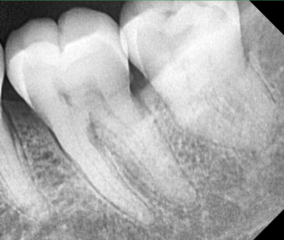
#> input picture Dataset/0-20/thumbnail_2.png, 284 x 240 px, found by its file name
$ jupyter execute --allow-errors GradProj.ipynb
#> lines starting #> are read from the running program, lines starting #| are printed output that depends on the picture; after the words box and inside, x2 and y2 are one past the last pixel; in counts of white or black regions, pixels touching at a corner belong together; long printed decimals are rounded
# Preprocessing images

# 1 - import dependnces

[cell 1]
import cv2
import cv2 as cv
from matplotlib import pyplot as plt
import numpy as np
import imageio
import os
import scipy.ndimage as ndi
from scipy import ndimage

[cell 2]
DIR = "Research Papers/Dataset/New Folder"
num_imgs = 9

#> (the rest of this cell did not finish here and is left out)

images have different sizes and different resultions . some of them noisy and some of them clear and some of them too bright

GOAL : to make a preprocessing pipeline to protrude features and have less error in the model

# 2- Try on one Example different transformations

[cell 3]
# read an image from a path?
ray = cv2.imread("Dataset/First50/thumbnail_2.png")
#> ray is the input picture: shape (240, 284, 3); mean B, G, R 173.4, 173.4, 173.3

# Trying to remove black background

[cell 4]
# # Convert image to image gray
# tmp = cv2.cvtColor(xray, cv2.COLOR_BGR2GRAY)

# # Applying thresholding technique
# _, alpha = cv2.threshold(tmp, 0, 255, cv2.THRESH_BINARY)

# # Using cv2.split() to split channels
# # of coloured image
# b, g, r = cv2.split(xray)

# # Making list of Red, Green, Blue
# # Channels and alpha
# rgba = [b, g, r, alpha]

# # Using cv2.merge() to merge rgba
# # into a coloured/multi-channeled image
# xray = cv2.merge(rgba, 4)

# plt.imshow(xray, cmap="gray")
# plt.axis("off")
# plt.show()

## Grayscale and Equalize the images
### TODO: resize all images to have the same size

[cell 5]
ray = cv2.cvtColor(ray,cv2.COLOR_BGR2RGB)

[cell 6]
ray.dtype

[cell 7]
# xray = cv2.bilateralFilter(xray, 5, 75.0,75.0)
xrayGRAY= cv2.cvtColor(ray, cv2.COLOR_RGB2GRAY)
#####################################################
xraybi = cv2.bilateralFilter(xrayGRAY, 5, 75.0,75.0)
#####################################################
xraygaus = cv2.GaussianBlur(xrayGRAY,(5,5),1)
#####################################################
#SHARPENING
kernel = np.array([[-1,-1,-1], [-1,9,-1], [-1,-1,-1]])
# Apply the sharpening kernel to the image using filter2D
xraySHARP = cv2.filter2D(xrayGRAY, -1, kernel)
#####################################################
xraySHARPnGAUS =cv2.GaussianBlur(xraySHARP,(5,5),1)

# Applying Contrast Limited Adaptive Histogram Equalization (CLAHE) & regular historam equalization algorithms to the image

**Contrast Limited Adaptive Histogram Equalization (CLAHE)** to equalize images. CLAHE is a variant of **Adaptive histogram equalization (AHE)** which takes care of over-amplification of the contrast. CLAHE operates on small regions in the image, called tiles, rather than the entire image. The neighboring tiles are then combined using bilinear interpolation to remove the artificial boundaries.
This algorithm can be applied to improve the contrast of images.

We can also apply CLAHE to color images, where usually it is applied on the luminance channel and the results after equalizing only the luminance channel of an HSV image are much better than equalizing all the channels of the BGR image.
In this tutorial, we are going to learn how to apply CLAHE and process a given input image for histogram equalization.

When applying CLAHE, there are two parameters to be remembered:
- clipLimit – This parameter sets the threshold for contrast limiting. The default value is 40.
- tileGridSize – This sets the number of tiles in the row and column. By default this is 8×8. It is used while the image is divided into tiles for applying CLAHE.


[cell 8]
# The declaration of CLAHE
# clipLimit -> Threshold for contrast limiting
xray_image= cv2.equalizeHist(xraybi)
clahe = cv2.createCLAHE(clipLimit = 3,tileGridSize = (5, 5))
clahe_final = clahe.apply(xraygaus)
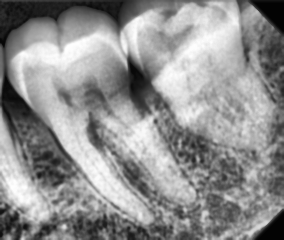
#> clahe_final: shape (240, 284); min 3, max 255, mean 144

[cell 9]
# [5 lines of commented-out code are left out]
import cv2
# globbing utility.
import glob
# select the path
path = "Dataset/First50/*.png*"
for bb,images in enumerate (sorted((glob.glob(path)),key=os.path.getmtime),start=1):

    img = cv2.imread(images)
    img = cv2.cvtColor(img, cv2.COLOR_BGR2GRAY)

    # #configure CLAHE
    clahe = cv2.createCLAHE(clipLimit=3,tileGridSize=(8,8))
    img = clahe.apply(img)
    img =cv2.GaussianBlur(img,(5,5),1)

    # #0 to 'L' channel, 1 to 'a' channel, and 2 to 'b' channel
    # img[:,:,0] = clahe.apply(img[:,:,0])

    # img = cv2.cvtColor(img, cv2.COLOR_BGR2RGB)

    img=cv2.imwrite("Dataset/output/thumbnail_{}.png".format(bb),img)

[cell 10]
import pandas as pd
#> (the rest of this cell did not finish here and is left out)

#> (a cell that did not finish here is left out)

#> (a cell that did not finish here is left out)

[cell 13]
path = "Dataset/First50/*.png*"
for bb,images in enumerate (sorted((glob.glob(path)),key=os.path.getmtime),start=1):
    print(images)

[cell 14]
fig , axes =plt.subplots(2,4,figsize=(20,20))
axes[0][0].imshow(ray)
axes[0][0].set_title("Original Image")

axes[0][1].imshow(xray_image,cmap='gray')
axes[0][1].set_title("Normal Histogram Equalized Image")

axes[0][2].imshow(clahe_final,cmap='gray')
axes[0][2].set_title("CLAHE")

axes[0][3].imshow(xraySHARPnGAUS,cmap='gray')
axes[0][3].set_title("Sharpening and then blurring")

#----------------------------------------------------------------------
axes[1][0].imshow(xraygaus,cmap='gray')
axes[1][0].set_title("Original Image (gaus)")

axes[1][1].imshow(xraybi,cmap='gray')
axes[1][1].set_title("Original Image (bilateral)")

axes[1][2].imshow(xrayGRAY,cmap='gray')
axes[1][2].set_title("Original Image GRAY")

axes[1][3].imshow(xraySHARP,cmap='gray')
axes[1][3].set_title("Original Image Sharpened")
plt.axis('off')
plt.show()

## Plotting the pixle Intensity distribution of the images

[cell 15]
pixel_intensity_orig = ndimage.histogram(ray, min=np.min(ray), max=np.max(ray), bins=256)
#> pixel_intensity_orig = 256 values, max 2889 at index 0, min 0 at index 1, mean 798.8
pixel_intensity_hist = ndimage.histogram(xray_image, min=np.min(xray_image), max=np.max(xray_image), bins=256)
#> pixel_intensity_hist = 256 values, max 926 at index 0, min 0 at index 29, mean 266.2
pixel_intensity_clahe = ndimage.histogram(clahe_final, min=np.min(clahe_final), max=np.max(clahe_final), bins=256)
#> pixel_intensity_clahe = 256 values, max 757 at index 0, min 0 at index 1, mean 266.2

[cell 16]
ig , axes =plt.subplots(1,3,figsize=(20,5))
axes[0].plot(pixel_intensity_orig)
axes[0].set_title("Original Image")
axes[1].plot(pixel_intensity_hist)
axes[1].set_title("Normal Histogram Equalized Image")
axes[2].plot(pixel_intensity_clahe)
axes[2].set_title("CLAHE")
plt.show()
#> figure, not shown here; panel 1: curve peaks at x = 0, y = 2889; panel 2: curve peaks at x = 0, y = 926; panel 3: curve peaks at x = 0, y = 757

# Trying Laplacian-Gaussian Edge detection
## a common technique used to extract features from an image , if features are visible then this means it will be visible to the model

[cell 17]
xray_image_laplace_gaussian = ndimage.gaussian_laplace(clahe_final, sigma=1)

[cell 18]
fig, axes = plt.subplots(nrows=1, ncols=2, figsize=(10, 10))

axes[0].set_title("Original")
axes[0].imshow(clahe_final, cmap="gray")
axes[1].set_title("Laplacian-Gaussian (edges)")
axes[1].imshow(xray_image_laplace_gaussian, cmap="gray")
for i in axes:
    i.axis("off")
plt.show()

# Sobel filter

[cell 19]
laplacian = cv.Laplacian(clahe_final,cv.CV_64F)
sobelx = cv.Sobel(clahe_final, cv.CV_64F ,1,0,ksize=5)
sobely = cv.Sobel(clahe_final, cv.CV_64F ,0,1,ksize=5)
sobel = sobelx+sobely


fig, axes = plt.subplots(nrows=1, ncols=5, figsize=(20, 20))

axes[0].set_title("Original")
axes[0].imshow(clahe_final, cmap="gray")

axes[1].set_title("Laplacian")
axes[1].imshow(laplacian, cmap="gray")

axes[2].set_title('Sobel X')
axes[2].imshow(sobelx,cmap = 'gray')

axes[3].set_title("Sobel Y")
axes[3].imshow(sobely,cmap = 'gray')

axes[4].set_title("Sobel Combined")
axes[4].imshow(sobel,cmap = 'gray')

for i in axes:
    i.axis("off")
plt.show()

# CO-OCCURENCE MATRIX

# Canny edge detection

[cell 20]
edges = cv.Canny(clahe_final,50,150)
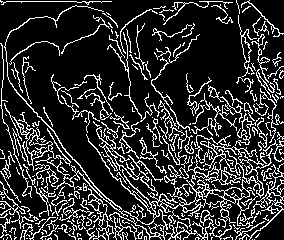
#> edges: shape (240, 284); 18.7% white in thin lines or dots
# [4 lines of commented-out code are left out]


fig, axes = plt.subplots(nrows=1, ncols=2, figsize=(20, 20))

axes[0].set_title("Original")
axes[0].imshow(clahe_final, cmap="gray")

axes[1].set_title("Edge Image")
axes[1].imshow(edges, cmap="CMRmap")

[cell 21]
x_sobel = ndimage.sobel(clahe_final, axis=0)
y_sobel = ndimage.sobel(clahe_final, axis=1)
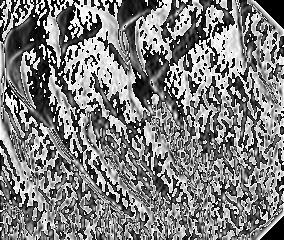
#> y_sobel: shape (240, 284); min 0, max 255, mean 127.1

xray_image_sobel = np.hypot(x_sobel, y_sobel)
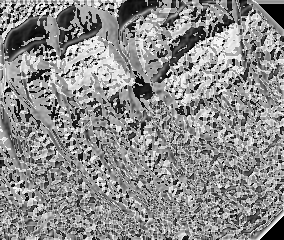
#> xray_image_sobel: shape (240, 284) float16; min 0, max 360.5, mean 198.9; drawn with min black and max white

xray_image_sobel *= 255.0 / np.max(xray_image_sobel)

[cell 22]
print("The data type - before: ", xray_image_sobel.dtype)
#| The data type - before:  float16

xray_image_sobel = xray_image_sobel.astype("float32")

print("The data type - after: ", xray_image_sobel.dtype)
#| The data type - after:  float32

[cell 23]
fig, axes = plt.subplots(nrows=1, ncols=3, figsize=(15, 15))

axes[0].set_title("Original")
axes[0].imshow(xray_image, cmap="gray")
axes[1].set_title("Sobel (edges) - grayscale")
axes[1].imshow(xray_image_sobel, cmap="gray")
axes[2].set_title("Sobel (edges) - CMRmap")
axes[2].imshow(xray_image_sobel, cmap="CMRmap")
for i in axes:
    i.axis("off")
plt.show()

[cell 24]
fourier_gaussian = ndimage.fourier_gaussian(clahe_final, sigma=0.05)

x_prewitt = ndimage.prewitt(fourier_gaussian, axis=0)
y_prewitt = ndimage.prewitt(fourier_gaussian, axis=1)

xray_image_canny = np.hypot(x_prewitt, y_prewitt)
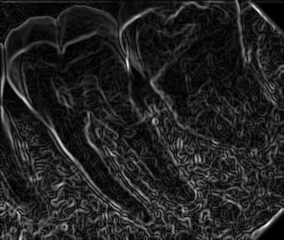
#> xray_image_canny: shape (240, 284) float64; min 2.84e-05, max 413.1, mean 56; drawn with min black and max white

xray_image_canny *= 255.0 / np.max(xray_image_canny)

print("The data type - ", xray_image_canny.dtype)
#| The data type -  float64

[cell 25]
fig, axes = plt.subplots(nrows=1, ncols=4, figsize=(20, 15))

axes[0].set_title("Original")
axes[0].imshow(xray_image, cmap="gray")
axes[1].set_title("Canny (edges) - prism")
axes[1].imshow(xray_image_canny, cmap="prism")
axes[2].set_title("Canny (edges) - nipy_spectral")
axes[2].imshow(xray_image_canny, cmap="nipy_spectral")
axes[3].set_title("Canny (edges) - terrain")
axes[3].imshow(xray_image_canny, cmap="terrain")
for i in axes:
    i.axis("off")
plt.show()

[cell 26]
print("The data type of the X-ray image is: ", xray_image.dtype)
#| The data type of the X-ray image is:  uint8
print("The minimum pixel value is: ", np.min(xray_image))
#| The minimum pixel value is:  0
print("The maximum pixel value is: ", np.max(xray_image))
#| The maximum pixel value is:  255
print("The average pixel value is: ", np.mean(xray_image))
#| The average pixel value is:  126.927
print("The median pixel value is: ", np.median(xray_image))
#| The median pixel value is:  127.0

[cell 27]
pixel_intensity_distribution = ndimage.histogram(clahe_final, min=np.min(clahe_final), max=np.max(clahe_final), bins=256)
#> pixel_intensity_distribution has the same summary as pixel_intensity_clahe

plt.plot(pixel_intensity_distribution)
plt.title("Pixel intensity distribution")
plt.show()
#> figure, not shown here; curve peaks at x = 0, y = 757

[cell 28]
# The threshold is "greater than 150"
# Return the original image if true, `0` otherwise
xray_image_mask_noisy = np.where(clahe_final > 150, xray_image, 0)

plt.imshow(xray_image_mask_noisy, cmap="gray")
plt.axis("off")
plt.show()

[cell 29]
# The threshold is "greater than 150"
# Return `1` if true, `0` otherwise
xray_image_mask_less_noisy = np.where(clahe_final > 190, 1, 0)
#> xray_image_mask_less_noisy: shape (240, 284) int64; values 0 (black) and 1 (white), 27.1% white; 75 white regions (55 under 20 px), largest, box (x1, y1, x2, y2) and area: (13, 30, 151, 223) 6755, (155, 2, 239, 125) 5292, (103, 110, 190, 199) 2369

plt.imshow(xray_image_mask_less_noisy, cmap="gray")
plt.axis("off")
plt.show()

[cell 30]
mask3 = ~xray_image_mask_less_noisy+~clahe_final
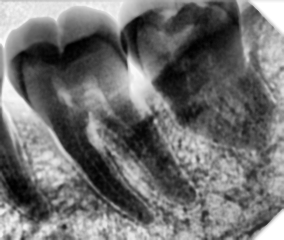
#> mask3: shape (240, 284) int64; min -2, max 251, mean 109.7; drawn with min black and max white
plt.imshow(mask3, cmap="gray")
plt.axis("off")
plt.show()

<center> Thresholding <center>

[cell 31]
THRESH = clahe_final.min()+ 0.9 * (clahe_final.max()-clahe_final.min())
#> THRESH = 229.8
print(THRESH)
#| 229.8

[cell 32]
DILATE_KERNEL = np.ones((5, 5), np.uint8)
# image = cv2.equalizeHist(img)

#gausBLUR = cv2.GaussianBlur(image,(5,5),1)

# bi = cv2.bilateralFilter(image, 5, 75.0,75.0)

MASK = cv2.adaptiveThreshold(clahe_final,256, cv2.ADAPTIVE_THRESH_GAUSSIAN_C,cv2.THRESH_BINARY_INV, 15, 11)
#> MASK: shape (240, 284); 17.2% white in thin lines or dots

mask_dilate = cv2.dilate(MASK, DILATE_KERNEL, iterations=1)
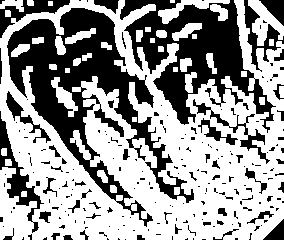
#> mask_dilate: shape (240, 284); 59.9% white; 219 black regions (168 under 20 px), largest, box (x1, y1, x2, y2) and area: (7, 8, 194, 227) 11806, (120, 0, 276, 133) 8140, (0, 111, 44, 233) 1188


MASK_FINALE = cv2.bitwise_and(clahe_final,MASK)

RES = np.hstack((MASK_FINALE, MASK))
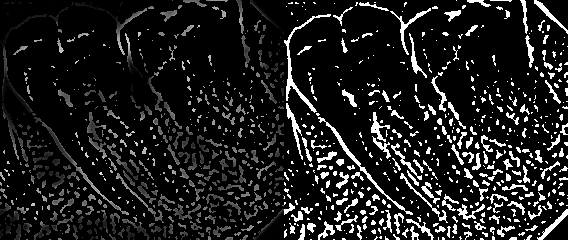
#> RES: shape (240, 568); min 0, max 255, mean 30.1

[cell 33]
plt.imshow(MASK_FINALE, cmap="gray")
plt.axis("off")
plt.show((20,20))

[cell 34]
xrayRGB = cv2.cvtColor(clahe_final, cv2.COLOR_GRAY2RGB)
xrayLAB = cv2.cvtColor(xrayRGB,cv2.COLOR_RGB2LAB)
#> xrayLAB: shape (240, 284, 3); mean of channels 0, 1, 2 150, 128, 128
plt.imshow(xrayLAB,cmap='gray')
plt.axis("off")
plt.show((20,20))

[cell 35]
xrayHSV = cv2.cvtColor(xrayRGB, cv2.COLOR_RGB2HSV)
#> xrayHSV: shape (240, 284, 3); mean H, S, V 0, 0, 144
plt.imshow(xrayHSV)
plt.axis("off")
plt.show((20,20))

[cell 36]
from mpl_toolkits.mplot3d import Axes3D
from matplotlib import cm
from matplotlib import colors

[cell 37]
r, g, b = cv2.split(xrayLAB)
#> g: shape (240, 284); every value is 128
fig = plt.figure(figsize=(15,15))
axis = fig.add_subplot(1, 1, 1, projection="3d")
pixel_colors = xrayLAB.reshape((np.shape(xrayLAB)[0]*np.shape(xrayLAB)[1], 3))
norm = colors.Normalize(vmin=-1.,vmax=1.)
norm.autoscale(pixel_colors)
pixel_colors = norm(pixel_colors).tolist()
#> pixel_colors = 68160 items
axis.scatter(r.flatten(), g.flatten(), b.flatten(), facecolors=pixel_colors, marker=".")
axis.set_xlabel("Red")
axis.set_ylabel("Green")
axis.set_zlabel("Blue")
plt.show()
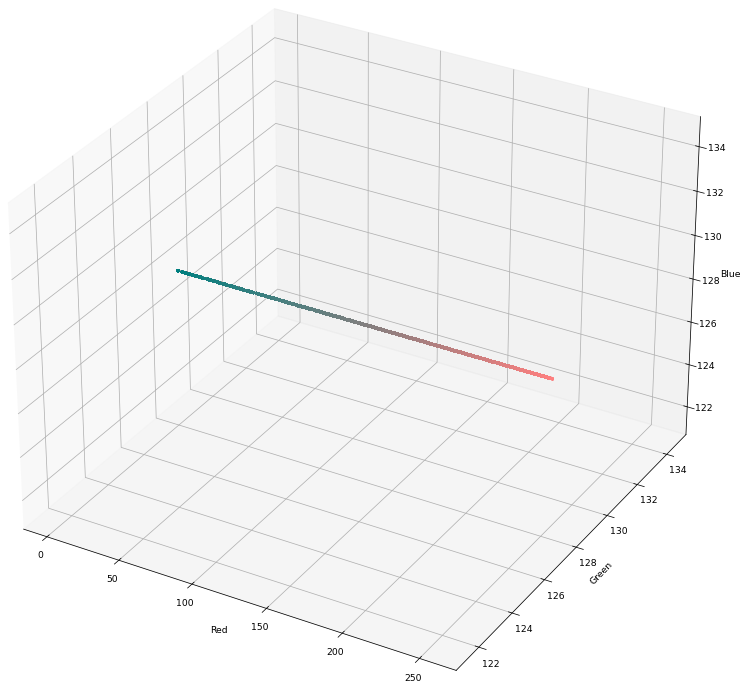
#> figure drawn by matplotlib, 1 panel

[cell 38]
high = (100, 100, 100)
low = (0, 0, 0)

[cell 39]
mask = cv2.inRange(xrayHSV, low,high)
#> mask: shape (240, 284); 26.4% white; 91 white regions (61 under 20 px), largest, box (x1, y1, x2, y2) and area: (0, 0, 155, 187) 6719, (30, 212, 173, 240) 1956, (236, 0, 284, 110) 1950

[cell 40]
result = cv2.bitwise_and(ray, ray, mask=mask)
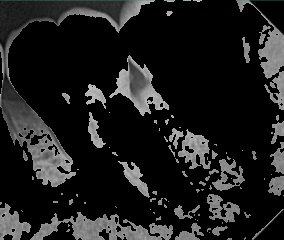
#> result: shape (240, 284, 3); mean R, G, B 29.5, 29.6, 29.5

$ run again, with Dataset/0-20/thumbnail_1.png copied over Dataset/0-20/thumbnail_2.png
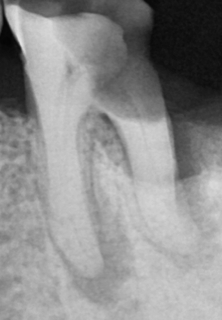
#> input picture Dataset/0-20/thumbnail_1.png, 222 x 320 px, found by its file name
#> ray is the input picture: shape (320, 222, 3); min 5, max 227, mean 141.9
#> pixel_intensity_orig = 256 values, max 5289 at index 215, min 0 at index 7, mean 832.5
#> pixel_intensity_hist = 256 values, max 1656 at index 212, min 0 at index 3, mean 277.5
#> pixel_intensity_clahe = 256 values, max 661 at index 194, min 0 at index 1, mean 277.5
#> edges: shape (320, 222); 8.7% white in thin lines or dots
#| The data type - before:  float16
#| The data type - after:  float32
#| The data type -  float64
#| The data type of the X-ray image is:  uint8
#| The minimum pixel value is:  0
#| The maximum pixel value is:  255
#| The average pixel value is:  128.651
#| The median pixel value is:  128.0
#> pixel_intensity_distribution has the same summary as pixel_intensity_clahe
#> xray_image_mask_less_noisy: shape (320, 222) int64; values 0 (black) and 1 (white), 25.9% white; 48 white regions (30 under 20 px), largest, box (x1, y1, x2, y2) and area: (25, 19, 92, 253) 7035, (96, 151, 192, 245) 3226, (124, 240, 222, 320) 2440
#> THRESH = 226.9
#| 226.9
#> MASK: shape (320, 222); 9.1% white; 374 white regions (297 under 20 px), largest, box (x1, y1, x2, y2) and area: (99, 113, 134, 179) 370, (1, 0, 22, 54) 240, (165, 102, 181, 171) 215
#> mask_dilate: shape (320, 222); 35.5% white; 132 white regions (1 under 20 px), largest, box (x1, y1, x2, y2) and area: (0, 130, 129, 316) 6082, (74, 103, 148, 283) 3833, (128, 190, 196, 281) 1384
#> `RES = np.hstack((MASK_FINALE, MASK))`:
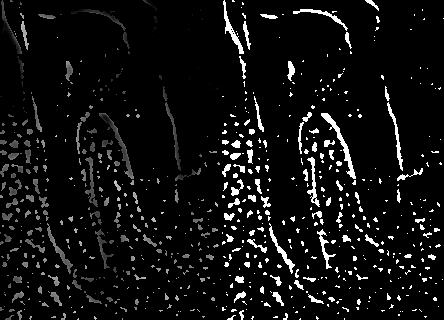
#> RES: shape (320, 444); min 0, max 255, mean 16.4
#> xrayLAB: shape (320, 222, 3); mean of channels 0, 1, 2 146.6, 128, 128
#> xrayHSV: shape (320, 222, 3); mean H, S, V 0, 0, 140.7
#> g: shape (320, 222); every value is 128
#> pixel_colors = 71040 items
#> mask: shape (320, 222); 26.6% white; 55 white regions (37 under 20 px), largest, box (x1, y1, x2, y2) and area: (19, 0, 222, 185) 12983, (0, 0, 37, 123) 2440, (73, 174, 125, 303) 1730
#> `result = cv2.bitwise_and(ray, ray, mask=mask)`:
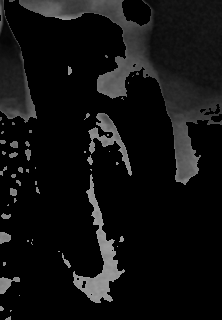
#> result: shape (320, 222, 3); min 0, max 162, mean 16.8

$ run again, with Dataset/0-20/thumbnail_10.png copied over Dataset/0-20/thumbnail_2.png
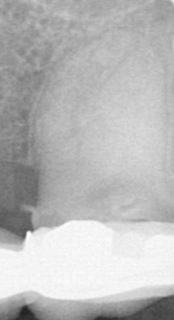
#> input picture Dataset/0-20/thumbnail_10.png, 174 x 320 px, found by its file name
#> ray is the input picture: shape (320, 174, 3); min 34, max 254, mean 184.8
#> pixel_intensity_orig = 256 values, max 5352 at index 245, min 0 at index 7, mean 652.5
#> pixel_intensity_hist = 256 values, max 2497 at index 242, min 0 at index 29, mean 217.5
#> pixel_intensity_clahe = 256 values, max 1023 at index 244, min 0 at index 1, mean 217.5
#> edges: shape (320, 174); 6.9% white in thin lines or dots
#| The data type - before:  float16
#| The data type - after:  float32
#| The data type -  float64
#| The data type of the X-ray image is:  uint8
#| The minimum pixel value is:  0
#| The maximum pixel value is:  255
#| The average pixel value is:  129.136
#| The median pixel value is:  128.0
#> pixel_intensity_distribution has the same summary as pixel_intensity_clahe
#> xray_image_mask_less_noisy: shape (320, 174) int64; values 0 (black) and 1 (white), 33.2% white; 67 white regions (53 under 20 px), largest, box (x1, y1, x2, y2) and area: (0, 219, 174, 302) 11792, (80, 84, 163, 173) 4618, (45, 85, 76, 159) 933
#> THRESH = 229.4
#| 229.4
#> MASK: shape (320, 174); 5.9% white in thin lines or dots
#> mask_dilate: shape (320, 174); 29.9% white; 115 white regions (1 under 20 px), largest, box (x1, y1, x2, y2) and area: (0, 0, 147, 108) 5783, (0, 108, 38, 180) 1472, (0, 203, 68, 244) 936
#> xrayLAB: shape (320, 174, 3); mean of channels 0, 1, 2 177.2, 128, 128
#> xrayHSV: shape (320, 174, 3); mean H, S, V 0, 0, 170.9
#> g: shape (320, 174); every value is 128
#> pixel_colors = 55680 items
#> mask: shape (320, 174); 7.7% white; 30 white regions (20 under 20 px), largest, box (x1, y1, x2, y2) and area: (0, 163, 40, 238) 1836, (73, 296, 174, 320) 1159, (0, 305, 60, 320) 483
#> `result = cv2.bitwise_and(ray, ray, mask=mask)`:
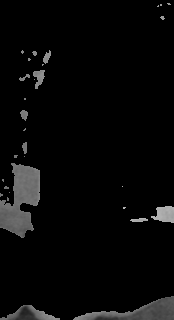
#> result: shape (320, 174, 3); min 0, max 182, mean 8.2
